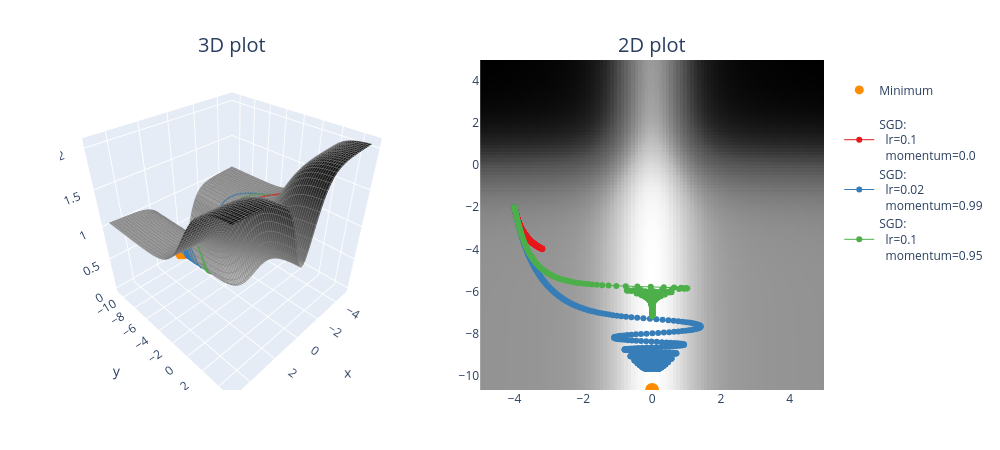

Notebook source saved alongside this figure:
### Code cell
def opt_fn_with_sgd(
    fn: Callable, xy: Float[Tensor, "2"], lr=0.001, momentum=0.98, n_iters: int = 100
) -> Float[Tensor, "n_iters_plus_1 2"]:
    """
    Optimize a given function starting from the specified point.

    xy: shape (2,). The (x, y) starting point.
    n_iters: number of steps.
    lr, momentum: parameters passed to the torch.optim.SGD optimizer.

    Return: (n_iters+1, 2). The (x, y) values, from initial values to values after step `n_iters`.
    """
    # Make sure tensor has requires_grad=True, otherwise it can't be optimized (more on this tomorrow!)
    assert xy.requires_grad

    optimizer = t.optim.SGD((xy,), lr=lr, momentum=momentum)

    steps = [xy.detach().clone()]

    for step in range(n_iters):
        output = fn(xy[0], xy[1])
        output.backward()
        optimizer.step()
        optimizer.zero_grad()
        steps.append(xy.detach().clone())

    return t.stack(steps, dim=0)


points = []

optimizer_list = [
    (optim.SGD, {"lr": 0.1, "momentum": 0.0}),
    (optim.SGD, {"lr": 0.02, "momentum": 0.99}),
    (optim.SGD, {"lr": 0.1, "momentum": 0.95}),
]

for optimizer_class, params in optimizer_list:
    xy = t.tensor([-4.0, -2.0], requires_grad=True)
    xys = opt_fn_with_sgd(pathological_curve_loss, xy=xy, lr=params["lr"], momentum=params["momentum"], n_iters=500)
    points.append((xys, optimizer_class, params))
    print(f"{params=}, last point={xys[-1]}")

plot_fn_with_points(pathological_curve_loss, points=points, min_points=[(0, "y_min")])

### Figure 1 — Plotly figure (JSON) as saved in the notebook; plotly's stock layout.template omitted (floating-point values rounded to 4 significant figures; data arrays with more than 128 entries replaced by an {"elided": "..."} marker saying what was removed)
{"data": [{"colorscale": [[0, "rgb(255,255,255)"], [0.125, "rgb(240,240,240)"], [0.25, "rgb(217,217,217)"], [0.375, "rgb(189,189,189)"], [0.5, "rgb(150,150,150)"], [0.625, "rgb(115,115,115)"], [0.75, "rgb(82,82,82)"], [0.875, "rgb(37,37,37)"], [1, "rgb(0,0,0)"]], "contours": {"x": {"color": "grey", "end": 5, "show": true, "size": 0.2, "start": -5}, "y": {"color": "grey", "end": 5, "show": true, "size": 0.2, "start": -10.69}}, "hovertemplate": "<b>x</b> = %{x:.2f}<br><b>y</b> = %{y:.2f}<br><b>z</b> = %{z:.2f}</b>", "scene": "scene", "showscale": false, "type": "surface", "x": [-5.0, -4.899, -4.798, -4.697, -4.596, -4.495, -4.394, -4.293, -4.192, -4.091, -3.99, -3.889, -3.788, -3.687, -3.586, -3.485, -3.384, -3.283, -3.182, -3.081, -2.98, -2.879, -2.778, -2.677, -2.576, -2.475, -2.374, -2.273, -2.172, -2.071, -1.97, -1.869, -1.768, -1.667, -1.566, -1.465, -1.364, -1.263, -1.162, -1.061, -0.9596, -0.8586, -0.7576, -0.6566, -0.5556, -0.4545, -0.3535, -0.2525, -0.1515, -0.05051, 0.05051, 0.1515, 0.2525, 0.3535, 0.4545, 0.5556, 0.6566, 0.7576, 0.8586, 0.9596, 1.061, 1.162, 1.263, 1.364, 1.465, 1.566, 1.667, 1.768, 1.869, 1.97, 2.071, 2.172, 2.273, 2.374, 2.475, 2.576, 2.677, 2.778, 2.879, 2.98, 3.081, 3.182, 3.283, 3.384, 3.485, 3.586, 3.687, 3.788, 3.889, 3.99, 4.091, 4.192, 4.293, 4.394, 4.495, 4.596, 4.697, 4.798, 4.899, 5.0], "y": [-10.69, -10.53, -10.37, -10.21, -10.05, -9.893, -9.735, -9.576, -9.418, -9.26, -9.101, -8.943, -8.784, -8.626, -8.467, -8.309, -8.15, -7.992, -7.834, -7.675, -7.517, -7.358, -7.2, -7.041, -6.883, -6.725, -6.566, -6.408, -6.249, -6.091, -5.932, -5.774, -5.615, -5.457, -5.299, -5.14, -4.982, -4.823, -4.665, -4.506, -4.348, -4.189, -4.031, -3.873, -3.714, -3.556, -3.397, -3.239, -3.08, -2.922, -2.764, -2.605, -2.447, -2.288, -2.13, -1.971, -1.813, -1.654, -1.496, -1.338, -1.179, -1.021, -0.8623, -0.7038, -0.5454, -0.3869, -0.2285, -0.07007, 0.08837, 0.2468, 0.4053, 0.5637, 0.7221, 0.8806, 1.039, 1.197, 1.356, 1.514, 1.673, 1.831, 1.99, 2.148, 2.307, 2.465, 2.623, 2.782, 2.94, 3.099, 3.257, 3.416, 3.574, 3.732, 3.891, 4.049, 4.208, 4.366, 4.525, 4.683, 4.842, 5.0], "z": {"elided": "100x100 float values"}}, {"colorscale": [[0, "rgb(255,255,255)"], [0.125, "rgb(240,240,240)"], [0.25, "rgb(217,217,217)"], [0.375, "rgb(189,189,189)"], [0.5, "rgb(150,150,150)"], [0.625, "rgb(115,115,115)"], [0.75, "rgb(82,82,82)"], [0.875, "rgb(37,37,37)"], [1, "rgb(0,0,0)"]], "customdata": {"elided": "100x100 float values"}, "hovertemplate": "<b>x</b> = %{x:.2f}<br><b>y</b> = %{y:.2f}<br><b>z</b> = %{customdata:.2f}</b>", "showscale": false, "type": "heatmap", "x": [-5.0, -4.899, -4.798, -4.697, -4.596, -4.495, -4.394, -4.293, -4.192, -4.091, -3.99, -3.889, -3.788, -3.687, -3.586, -3.485, -3.384, -3.283, -3.182, -3.081, -2.98, -2.879, -2.778, -2.677, -2.576, -2.475, -2.374, -2.273, -2.172, -2.071, -1.97, -1.869, -1.768, -1.667, -1.566, -1.465, -1.364, -1.263, -1.162, -1.061, -0.9596, -0.8586, -0.7576, -0.6566, -0.5556, -0.4545, -0.3535, -0.2525, -0.1515, -0.05051, 0.05051, 0.1515, 0.2525, 0.3535, 0.4545, 0.5556, 0.6566, 0.7576, 0.8586, 0.9596, 1.061, 1.162, 1.263, 1.364, 1.465, 1.566, 1.667, 1.768, 1.869, 1.97, 2.071, 2.172, 2.273, 2.374, 2.475, 2.576, 2.677, 2.778, 2.879, 2.98, 3.081, 3.182, 3.283, 3.384, 3.485, 3.586, 3.687, 3.788, 3.889, 3.99, 4.091, 4.192, 4.293, 4.394, 4.495, 4.596, 4.697, 4.798, 4.899, 5.0], "xaxis": "x", "y": [-10.69, -10.53, -10.37, -10.21, -10.05, -9.893, -9.735, -9.576, -9.418, -9.26, -9.101, -8.943, -8.784, -8.626, -8.467, -8.309, -8.15, -7.992, -7.834, -7.675, -7.517, -7.358, -7.2, -7.041, -6.883, -6.725, -6.566, -6.408, -6.249, -6.091, -5.932, -5.774, -5.615, -5.457, -5.299, -5.14, -4.982, -4.823, -4.665, -4.506, -4.348, -4.189, -4.031, -3.873, -3.714, -3.556, -3.397, -3.239, -3.08, -2.922, -2.764, -2.605, -2.447, -2.288, -2.13, -1.971, -1.813, -1.654, -1.496, -1.338, -1.179, -1.021, -0.8623, -0.7038, -0.5454, -0.3869, -0.2285, -0.07007, 0.08837, 0.2468, 0.4053, 0.5637, 0.7221, 0.8806, 1.039, 1.197, 1.356, 1.514, 1.673, 1.831, 1.99, 2.148, 2.307, 2.465, 2.623, 2.782, 2.94, 3.099, 3.257, 3.416, 3.574, 3.732, 3.891, 4.049, 4.208, 4.366, 4.525, 4.683, 4.842, 5.0], "yaxis": "y", "z": {"elided": "100x100 float values"}}, {"marker": {"color": "darkorange", "size": 9}, "mode": "markers", "name": "<br>Minimum<br>", "showlegend": true, "type": "scatter3d", "x": [0], "y": [-10.69], "z": [2.287e-05]}, {"marker": {"color": "darkorange", "size": 14}, "mode": "markers", "showlegend": false, "type": "scatter", "x": [0], "y": [-10.69]}, {"line": {"color": "rgb(228,26,28)", "width": 6}, "mode": "lines", "scene": "scene", "showlegend": false, "type": "scatter3d", "x": {"elided": "501 float values"}, "y": {"elided": "501 float values"}, "z": {"elided": "501 float values"}}, {"hoverinfo": "text", "line": {"color": "rgb(228,26,28)", "width": 1}, "marker": {"color": "rgb(228,26,28)", "size": 6}, "mode": "lines+markers", "name": "SGD:<br>  lr=0.1<br>  momentum=0.0", "text": {"elided": "501 str values"}, "type": "scatter", "x": {"elided": "501 float values"}, "xaxis": "x", "y": {"elided": "501 float values"}, "yaxis": "y"}, {"line": {"color": "rgb(55,126,184)", "width": 6}, "mode": "lines", "scene": "scene", "showlegend": false, "type": "scatter3d", "x": {"elided": "501 float values"}, "y": {"elided": "501 float values"}, "z": {"elided": "501 float values"}}, {"hoverinfo": "text", "line": {"color": "rgb(55,126,184)", "width": 1}, "marker": {"color": "rgb(55,126,184)", "size": 6}, "mode": "lines+markers", "name": "SGD:<br>  lr=0.02<br>  momentum=0.99", "text": {"elided": "501 str values"}, "type": "scatter", "x": {"elided": "501 float values"}, "xaxis": "x", "y": {"elided": "501 float values"}, "yaxis": "y"}, {"line": {"color": "rgb(77,175,74)", "width": 6}, "mode": "lines", "scene": "scene", "showlegend": false, "type": "scatter3d", "x": {"elided": "501 float values"}, "y": {"elided": "501 float values"}, "z": {"elided": "501 float values"}}, {"hoverinfo": "text", "line": {"color": "rgb(77,175,74)", "width": 1}, "marker": {"color": "rgb(77,175,74)", "size": 6}, "mode": "lines+markers", "name": "SGD:<br>  lr=0.1<br>  momentum=0.95", "text": {"elided": "501 str values"}, "type": "scatter", "x": {"elided": "501 float values"}, "xaxis": "x", "y": {"elided": "501 float values"}, "yaxis": "y"}], "layout": {"annotations": [{"font": {"size": 20}, "showarrow": false, "text": "3D plot", "x": 0.225, "xanchor": "center", "xref": "paper", "y": 1, "yanchor": "bottom", "yref": "paper"}, {"font": {"size": 20}, "showarrow": false, "text": "2D plot", "x": 0.775, "xanchor": "center", "xref": "paper", "y": 1, "yanchor": "bottom", "yref": "paper"}], "height": 450, "margin": {"b": 60, "l": 60, "r": 60, "t": 60}, "scene": {"aspectmode": "cube", "domain": {"x": [0, 0.45], "y": [0, 1]}}, "title": {"font": {"size": 40}}, "width": 1000, "xaxis": {"anchor": "y", "domain": [0.55, 1], "range": [-5, 5]}, "yaxis": {"anchor": "x", "domain": [0, 1], "range": [-10.69, 5]}}}
